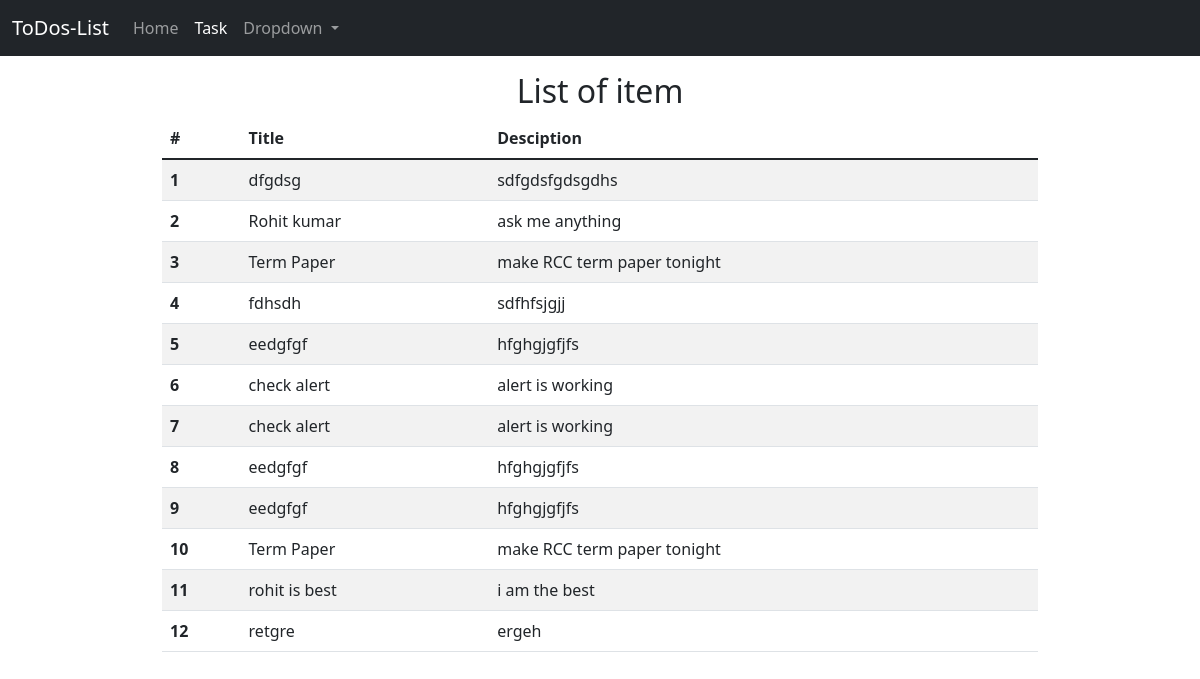
Page /task on the committed database.
### home/models.py (models this page shows, shortened)
class todos(models.Model):
    title = models.CharField(max_length=30)
    desc = models.TextField()
    time = models.DateTimeField(auto_now_add=True)

### home/views.py (the view)
# urls.py: path('task', views.task, name='task'),
def task(request):
    alltask = todos.objects.all()
    context = {'task':alltask}
    return render(request,'task.html',context)

### template/task.html
{% extends 'base.html' %}
{% load static %}
{% block about %}active{% endblock about %}
 {% block body %}
 <div class="container my-3 w-75 stst00">
    <h2 class="text-center">List of item</h2>
    <table class="table table-striped">
  <thead>
    <tr>
      <th scope="col">#</th>
      <th scope="col">Title</th>
      <th scope="col">Desciption</th>
    </tr>
  </thead>
  <tbody>
  {% for items in task %}
    <tr>
      <th scope="row">{{ forloop.counter }}</th>
      <td>{{items.title}}</td>
      <td>{{items.desc}}</td>
    </tr>
  {% endfor %}
  </tbody>
</table>
 </div>
 {% endblock body %}

### template/base.html (shortened to what this page needs)
<!doctype html>
<html lang="en">
{% load static %}
  <head>
    <link href="https://cdn.jsdelivr.net/npm/bootstrap@5.1.3/dist/css/bootstrap.min.css" rel="stylesheet">
    <link rel="stylesheet" href="static/css/one.css">
  </head>
  <body>
    <nav class="navbar navbar-expand-lg navbar-dark bg-dark">
  <div class="container-fluid">
    <a class="navbar-brand" href="/">ToDos-List</a>
    <div class="collapse navbar-collapse" id="navbarSupportedContent">
      <ul class="navbar-nav me-auto mb-2 mb-lg-0">
        <li class="nav-item">
          <a class="nav-link {% block home %}{% endblock home %}" aria-current="page" href="/">Home</a>
        </li>
        <li class="nav-item">
          <a class="nav-link {% block about %}{% endblock about %}" aria-current="page" href="/task">Task</a>
        </li>
        <li class="nav-item dropdown">
          <a class="nav-link dropdown-toggle" href="#" id="navbarDropdown" role="button" data-bs-toggle="dropdown" aria-expanded="false">
            Dropdown
          </a>
        </li>
      </ul>
    </div>
  </div>
</nav>
 {% block body %}
 {% endblock body %}
  </body>
</html>

### rows in the picture
todos: title "dfgdsg", desc "sdfgdsfgdsgdhs"
todos: title "Rohit kumar", desc "ask me anything"
todos: title "Term Paper", desc "make RCC term paper tonight"
todos: title "fdhsdh", desc "sdfhfsjgjj"
todos: title "eedgfgf", desc "hfghgjgfjfs"
todos: title "check alert", desc "alert is working"
todos: title "check alert", desc "alert is working"
todos: title "eedgfgf", desc "hfghgjgfjfs"
todos: title "eedgfgf", desc "hfghgjgfjfs"
todos: title "Term Paper", desc "make RCC term paper tonight"
todos: title "rohit is best", desc "i am the best"
todos: title "retgre", desc "ergeh"
